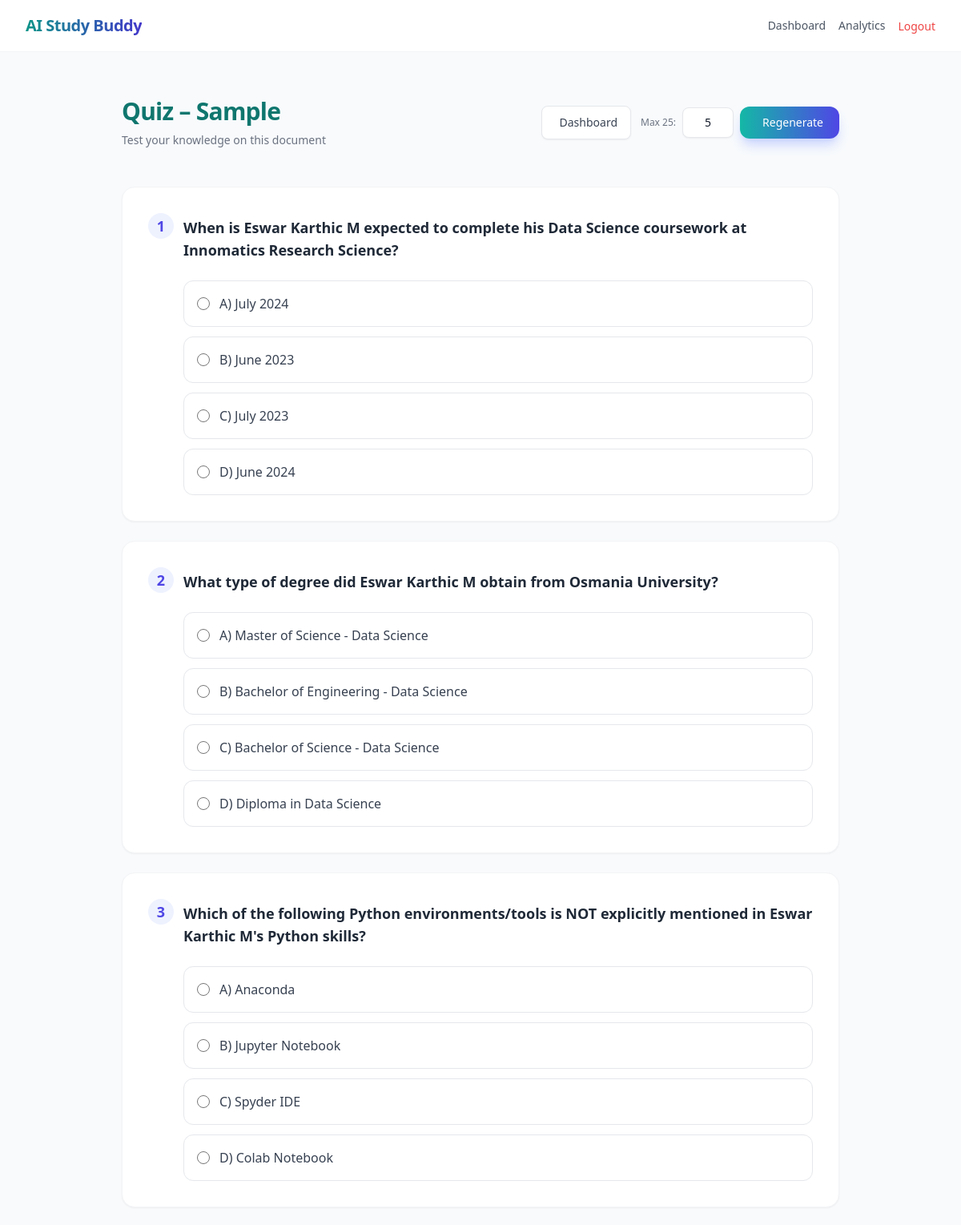
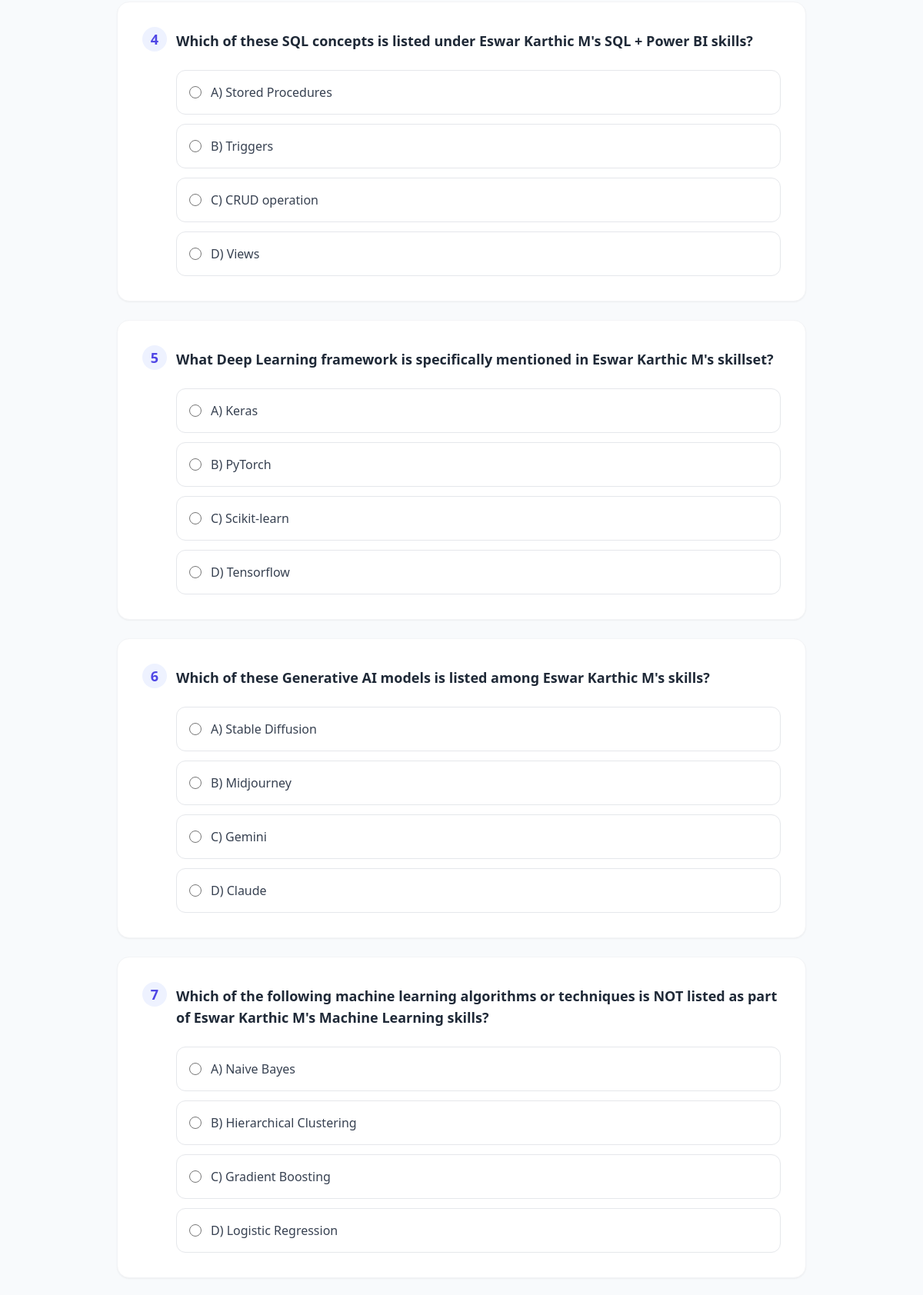
The page /learning/quiz/1/ (signed in, upper part) on the database its author committed (2 pictures, top to bottom).
### learning/models.py (models this page shows)
class StudyDocument(models.Model):
    user = models.ForeignKey(User, on_delete=models.CASCADE)
    title = models.CharField(max_length=255)
    file = models.FileField(upload_to='documents/', null=True, blank=True)
    uploaded_at = models.DateTimeField(auto_now_add=True)

class QuizQuestion(models.Model):
    user = models.ForeignKey(User, on_delete=models.CASCADE)
    document = models.ForeignKey(StudyDocument, on_delete=models.CASCADE)
    question = models.TextField()
    option_a = models.TextField()
    option_b = models.TextField()
    option_c = models.TextField()
    option_d = models.TextField()
    correct_answer = models.CharField(max_length=1)

### learning/views.py (the view)
# urls.py: path("quiz/<int:doc_id>/", views.quiz_view, name="quiz"),
@login_required
def quiz_view(request, doc_id):
    document = StudyDocument.objects.get(id=doc_id, user=request.user)
    questions = QuizQuestion.objects.filter(
        user=request.user,
        document=document
    )
    return render(request, "learning/quiz.html", {
        "questions": questions,
        "document": document
    })

### templates/learning/quiz.html (shortened to what this page needs)
{% extends 'base.html' %}
{% block content %}
<div class="max-w-4xl mx-auto pb-12">
    <div class="flex flex-col md:flex-row md:items-center md:justify-between mb-8 py-4">
        <div>
            <h2 class="text-3xl font-bold text-teal-700 dark:text-teal-400 tracking-tight">
                Quiz – {{ document.title }}
            </h2>
            <p class="text-sm text-gray-500 dark:text-gray-400 mt-2">Test your knowledge on this document</p>
        </div>
        <div class="flex items-center gap-3 mt-4 md:mt-0">
            <a href="{% url 'dashboard' %}"
               class="flex items-center gap-1.5 bg-white dark:bg-slate-700 border border-gray-200 dark:border-slate-600 text-gray-700 dark:text-gray-200 text-sm font-medium px-4 py-2.5 rounded-lg hover:border-indigo-300 dark:hover:border-indigo-500 hover:text-indigo-600 dark:hover:text-indigo-400 transition shadow-sm">
                Dashboard
            </a>
            {% if questions %}
            <form action="{% url 'generate_quiz' document.id %}" method="POST" class="flex items-center gap-2 m-0 p-0 relative">
                <span class="text-xs text-gray-500 dark:text-gray-400 font-medium">Max 25:</span>
                <input type="number" name="num_questions" min="1" max="25" value="5" class="no-spinners w-16 px-2 py-2 text-sm bg-white dark:bg-slate-800 border border-gray-200 dark:border-slate-600 rounded-lg focus:ring-teal-500 focus:border-teal-500 dark:text-white text-center shadow-sm" title="Enter a number between 1 and 25" required>
                <button type="submit"
                   class="bg-gradient-to-r from-teal-500 to-indigo-600 hover:from-teal-600 hover:to-indigo-700 text-white text-sm font-medium px-5 py-2.5 rounded-xl shadow-lg shadow-indigo-200 dark:shadow-none transform hover:-translate-y-0.5 transition-all flex items-center gap-2">
                    Regenerate
                </button>
            </form>
            {% endif %}
        </div>
    </div>
    {% if questions %}
    <form method="POST"
          action="{% url 'submit_quiz' document.id %}"
          class="space-y-6">
        {% for q in questions %}
        <div class="bg-white dark:bg-slate-800 border border-gray-100 dark:border-slate-700 shadow-sm rounded-2xl p-6 md:p-8 transition-colors">
            <h3 class="text-lg font-semibold text-gray-800 dark:text-gray-200 mb-6 flex gap-3">
                <span class="flex-shrink-0 w-8 h-8 rounded-full bg-indigo-50 dark:bg-indigo-900/50 text-indigo-600 dark:text-indigo-400 flex items-center justify-center font-bold">{{ forloop.counter }}</span>
                <span class="pt-1">{{ q.question }}</span>
            </h3>
            <div class="space-y-3 pl-0 md:pl-11">
                <label class="flex items-center p-4 border border-gray-200 dark:border-slate-600 rounded-xl cursor-pointer hover:bg-gray-50 dark:hover:bg-slate-700 hover:border-teal-300 dark:hover:border-teal-500 transition-colors has-[:checked]:bg-teal-50 dark:has-[:checked]:bg-teal-900/30 has-[:checked]:border-teal-500 has-[:checked]:ring-1 has-[:checked]:ring-teal-500 group">
                    <input type="radio" name="{{ q.id }}" value="A" required class="w-4 h-4 text-teal-600 bg-gray-100 dark:bg-slate-900 border-gray-300 dark:border-slate-600 focus:ring-teal-500">
                    <span class="ml-3 text-gray-700 dark:text-gray-300 font-medium group-has-[:checked]:text-teal-800 dark:group-has-[:checked]:text-teal-300">A) {{ q.option_a }}</span>
                </label>
                <label class="flex items-center p-4 border border-gray-200 dark:border-slate-600 rounded-xl cursor-pointer hover:bg-gray-50 dark:hover:bg-slate-700 hover:border-teal-300 dark:hover:border-teal-500 transition-colors has-[:checked]:bg-teal-50 dark:has-[:checked]:bg-teal-900/30 has-[:checked]:border-teal-500 has-[:checked]:ring-1 has-[:checked]:ring-teal-500 group">
                    <input type="radio" name="{{ q.id }}" value="B" class="w-4 h-4 text-teal-600 bg-gray-100 dark:bg-slate-900 border-gray-300 dark:border-slate-600 focus:ring-teal-500">
                    <span class="ml-3 text-gray-700 dark:text-gray-300 font-medium group-has-[:checked]:text-teal-800 dark:group-has-[:checked]:text-teal-300">B) {{ q.option_b }}</span>
                </label>
                <label class="flex items-center p-4 border border-gray-200 dark:border-slate-600 rounded-xl cursor-pointer hover:bg-gray-50 dark:hover:bg-slate-700 hover:border-teal-300 dark:hover:border-teal-500 transition-colors has-[:checked]:bg-teal-50 dark:has-[:checked]:bg-teal-900/30 has-[:checked]:border-teal-500 has-[:checked]:ring-1 has-[:checked]:ring-teal-500 group">
                    <input type="radio" name="{{ q.id }}" value="C" class="w-4 h-4 text-teal-600 bg-gray-100 dark:bg-slate-900 border-gray-300 dark:border-slate-600 focus:ring-teal-500">
                    <span class="ml-3 text-gray-700 dark:text-gray-300 font-medium group-has-[:checked]:text-teal-800 dark:group-has-[:checked]:text-teal-300">C) {{ q.option_c }}</span>
                </label>
                <label class="flex items-center p-4 border border-gray-200 dark:border-slate-600 rounded-xl cursor-pointer hover:bg-gray-50 dark:hover:bg-slate-700 hover:border-teal-300 dark:hover:border-teal-500 transition-colors has-[:checked]:bg-teal-50 dark:has-[:checked]:bg-teal-900/30 has-[:checked]:border-teal-500 has-[:checked]:ring-1 has-[:checked]:ring-teal-500 group">
                    <input type="radio" name="{{ q.id }}" value="D" class="w-4 h-4 text-teal-600 bg-gray-100 dark:bg-slate-900 border-gray-300 dark:border-slate-600 focus:ring-teal-500">
                    <span class="ml-3 text-gray-700 dark:text-gray-300 font-medium group-has-[:checked]:text-teal-800 dark:group-has-[:checked]:text-teal-300">D) {{ q.option_d }}</span>
                </label>
            </div>
        </div>
        {% endfor %}
    </form>
    {% endif %}
</div>
{% endblock %}

### templates/learning/quiz.html (style rules this page uses)
.no-spinners { -webkit-appearance: textfield; -moz-appearance: textfield; appearance: textfield; }

### rows shown on the page
StudyDocument: title "Sample"
QuizQuestion: question "When is Eswar Karthic M expected to complete his Data Science coursework at Innomatics Research Science?", option_a "July 2024", option_b "June 2023", option_c "July 2023", option_d "June 2024"
QuizQuestion: question "What type of degree did Eswar Karthic M obtain from Osmania University?", option_a "Master of Science - Data Science", option_b "Bachelor of Engineering - Data Science", option_c "Bachelor of Science - Data Science", option_d "Diploma in Data Science"
QuizQuestion: question "Which of the following Python environments/tools is NOT explicitly mentioned in Eswar Karthic M's Python skills?", option_a "Anaconda", option_b "Jupyter Notebook", option_c "Spyder IDE", option_d "Colab Notebook"
QuizQuestion: question "Which of these SQL concepts is listed under Eswar Karthic M's SQL + Power BI skills?", option_a "Stored Procedures", option_b "Triggers", option_c "CRUD operation", option_d "Views"
QuizQuestion: question "What Deep Learning framework is specifically mentioned in Eswar Karthic M's skillset?", option_a "Keras", option_b "PyTorch", option_c "Scikit-learn", option_d "Tensorflow"
QuizQuestion: question "Which of these Generative AI models is listed among Eswar Karthic M's skills?", option_a "Stable Diffusion", option_b "Midjourney", option_c "Gemini", option_d "Claude"
QuizQuestion: question "Which of the following machine learning algorithms or techniques is NOT listed as part of Eswar Karthic M's Machine Learning skills?", option_a "Naive Bayes", option_b "Hierarchical Clustering", option_c "Gradient Boosting", option_d "Logistic Regression"
